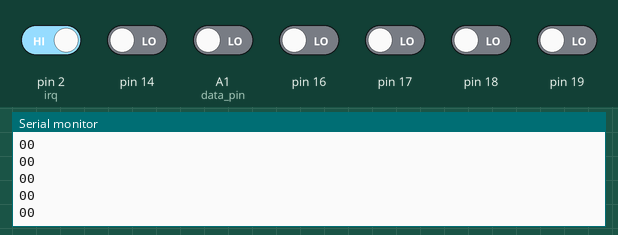
Simulated run of this sketch. Board: Arduino Uno, built with avr-gcc and run on an emulated ATmega328P. On the bench: the last lines printed to the serial monitor. Inputs (shaded band) come from the test bench; at power-on: pin 2 (irq) HIGH, A1 (data_pin), pin 14, pin 16–19 LOW.

Above: at 1.2 s.
1.3 s: A1 (data_pin) driven HIGH
At 1.35 s:
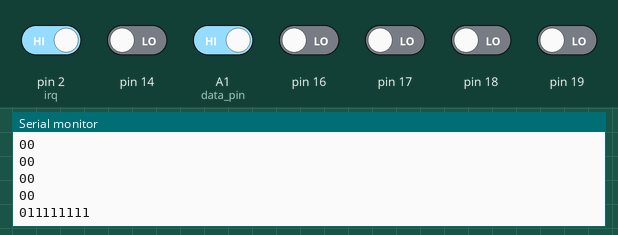
2.8 s: A1 (data_pin) driven LOW
At 2.82 s:
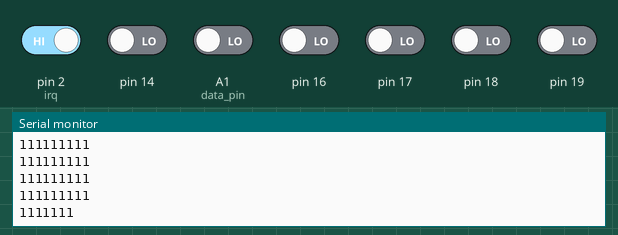
Timing chart, 0 to 5.8 s (numbered marks = the images above; inputs shaded):
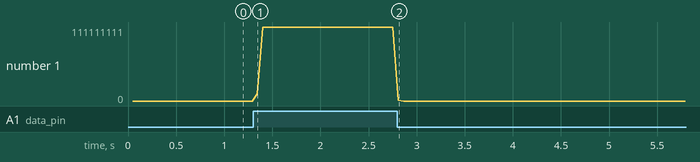

Measured:
- after the input at 1.3 s, the serial monitor: prints a new line after 0.05 s (image 1)
- after the input at 2.8 s, the serial monitor: prints a new line at once (image 2)
- plotted number 1: 0 → 111111111 after the input at 1.3 s

The sketch:

aldlMonitor.ino
```cpp
// C++ code
//

int data_pin = A1;
int irq = 2;
bool sync = false;
byte b1 = 0;
byte b2 = 0;
byte pos = 0;
bool syncByte = false;
bool page = false;


void setup()
{
  Serial.begin(115200);
  init(data_pin, irq);
}

void loop()
{

}

void interrupt() {
  if(!sync) {
    delay(2);
	TCNT1 = 0;
    sync = true;
  }
}

bool fastRead(uint8_t pin) {
  if (pin < 8) return bitRead(PIND, pin);
  else if (pin < 14) return bitRead(PINB, pin - 8);
  else if (pin < 20) return bitRead(PINC, pin - 14);
}

void init(int aldlPin, int irq) {
  pinMode(aldlPin, INPUT);
  pinMode(irq, INPUT);
  attachInterrupt(digitalPinToInterrupt(irq), interrupt, CHANGE);

    // инициализация Timer1
    noInterrupts();  // отключить глобальные прерывания
    TCCR1A = 0;
    TCCR1B = 0;

    OCR1A = 390; // установка регистра совпадения на 6,25 милисекунды (390.625 точно, но погрешность не страшна)

    TCCR1B |= (1 << WGM12);  // включить CTC режим
    TCCR1B |= (1 << CS12); // Установить биты на коэффициент деления 256 (62500 тиков в секунду)

    TIMSK1 |= (1 << OCIE1A);  // включить прерывание по совпадению таймера
    interrupts(); // включить глобальные прерывания

}

ISR(TIMER1_COMPA_vect)                    // процедура обработки прерывания переполнения счетчика (чтение чанка в 9 бит)
{
  delayMicroseconds(9);
  TCNT1 = 0;
  if(pos == 0) {
	syncByte = fastRead(data_pin);
	b1 = 0;
  } else {
  	if(fastRead(data_pin) == 1) {
		bitSet(b1, pos-1);
	}
  }
  pos++;
  if(pos == 9) {
	pos = 0;
    page = !page;
	Serial.print(syncByte);
	Serial.println(b1, BIN);
	b1 = 0;
	syncByte = false;
  }
}
```

aldl160.cpp
```cpp
#include "aldl160.h"

#define BIT_TIME 6250
#define T01_TIME_MIN 125 //Ticks
#define T01_TIME_MAX 875
#define DATA_VALID_TIME_MIN 900
#define DATA_VALID_TIME_MAX 1438
#define DATA_BYTE
#define ALDL_BYTE_SIZE 9

volatile unsigned int bitIndex = 0;
bool bitTime = false;
bool synchronized = false;
unsigned long period = 0;
int bitPartVal = 0;
int irqCount = 0;
int ALDL_PIN;

void init(int aldlPin, int irq) {
  ALDL_PIN = aldlPin;
  pinMode(ALDL_PIN, INPUT);
  attachInterrupt(digitalPinToInterrupt(irq), interrupt, CHANGE);

    // инициализация Timer1
    noInterrupts();  // отключить глобальные прерывания
    TCCR1A = 0;
    TCCR1B = 0;

    OCR1A = 390; // установка регистра совпадения на 6,25 милисекунды (390.625 точно, но погрешность не страшна)

    TCCR1B |= (1 << WGM12);  // включить CTC режим
    TCCR1B |= (1 << CS12); // Установить биты на коэффициент деления 256 (62500 тиков в секунду)

    TIMSK1 |= (1 << OCIE1A);  // включить прерывание по совпадению таймера
    interrupts(); // включить глобальные прерывания
}

ISR(TIMER1_OVF_vect)                    // процедура обработки прерывания переполнения счетчика (добавить смещение к таймеру)
{
  //digitalWrite(ledPin, digitalRead(ledPin) ^ 1);  //включаем и выключаем светодиод
  delayMicroseconds(8);
  TCNT1 = 0; //Обнуляем таймер
  irqCount = 0;
}

void interrupt() {
  if(!synchronized) { //Bit sync block
    synchronizeBit();
    return;
  }
  bitPartVal = readBit();
  Serial.print(micros());
  Serial.print(" ");
  Serial.print(TCNT1);
  Serial.print(" ");
  Serial.print(digitalRead(ALDL_PIN));
  Serial.print(" ");
  Serial.println(bitPartVal);
}

void synchronizeBit() {
  if(irqCount == 0) {
      irqCount++;
      TCNT1 = 0;
      bitPartVal = digitalRead(ALDL_PIN); //expecting LOW
      return;
    }
    else {
      if((T01_TIME_MAX) < TCNT1) { //Sync changed to data
        synchronized = true;
        irqCount = 0;
        return;
      }
      if((T01_TIME_MAX + DATA_VALID_TIME_MAX) < TCNT1) {//Sync and data equal
        synchronized = true;
        irqCount = 0;
        return;
      }
    }
}

int readBit(){
  irqCount++;
  if(irqCount < 1) {
    return -1; //Not a data bit;
  }
  if(irqCount == 1) {
    if((T01_TIME_MAX) < TCNT1) { //This is a sync part of a bit, thus was an early interrupt, consider 0
      return 0;
    }
    if((T01_TIME_MAX + DATA_VALID_TIME_MAX) < TCNT1) { //This is a data part, late second interrupt, must be 1
      return 1;
    }
  }
}
```

aldl160.h
```cpp
#ifndef ALDL160_H
#define ALDL160_H
#include <Arduino.h>

int readByte();
void init(int aldlPin, int frameSize, int irq);
void synchronizeBit();
void interrupt();
int readBit();

#endif
```
